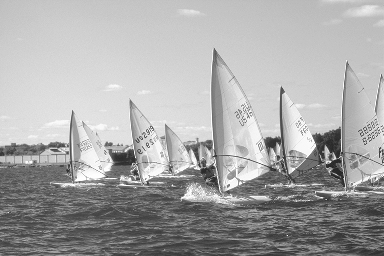
%> input picture Lab5/16.2/yacht.tif, 384 x 256 px
$ octave main.m   (GNU Octave 9; MATLAB toolbox functions it lacks are replaced by stand-ins)
%> lines starting %> are read from the running program, lines starting %| are printed output that depends on the picture
clc; clear; close all;

A = imread('yacht.tif');
%> A is the input picture: size 256x384 uint8; min 34, max 255, mean 168

B = double(A);

figure(1);
image(B);
colormap(gray(256));
axis('image');
title('Original Image');

figure(2);
B_Hflip = B(:, end:-1:1);
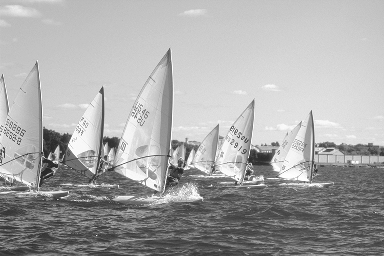
%> B_Hflip: size 256x384 double; min 34, max 255, mean 168; mean of the top-left, top-right, bottom-left and bottom-right quarters 197.1, 210.7, 131, 133.2
image(B_Hflip);
colormap(gray(256));
axis('image');
title('Horizontally Flipped Image');

figure(3);
B_Vflip = B(end:-1:1, :);
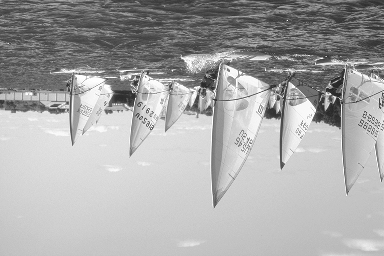
%> B_Vflip: size 256x384 double; min 34, max 255, mean 168; mean of the top-left, top-right, bottom-left and bottom-right quarters 133.2, 131, 210.7, 197.1
image(B_Vflip);
colormap(gray(256));
axis('image');
title('Vertically Flipped Image');

figure(4);
B_neg = 255 - B;
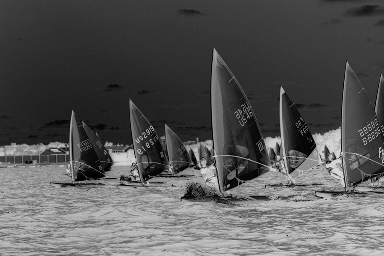
%> B_neg: size 256x384 double; min 0, max 221, mean 87
image(B_neg);
colormap(gray(256));
axis('image')
title('Negative Image')

figure(5);
B_mult = B * 1.5;
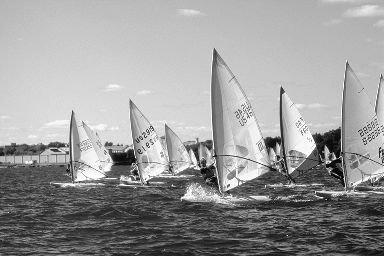
%> B_mult: size 256x384 double; min 51, max 382.5, mean 252; drawn with min black and max white
image(B_mult);
colormap(gray(256));
axis('image');
title('Image Pixels Multiplied by 1.5')
